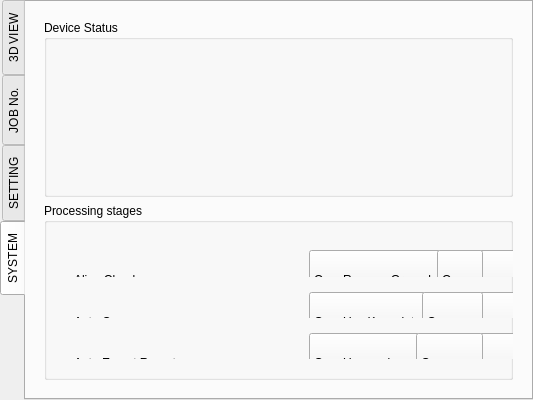
        <widget class="QTabWidget" name="tab_mainview">
         <property name="enabled">
          <bool>true</bool>
         </property>
         <property name="sizePolicy">
          <sizepolicy hsizetype="Preferred" vsizetype="Preferred">
           <horstretch>0</horstretch>
           <verstretch>0</verstretch>
          </sizepolicy>
         </property>
         <property name="tabPosition">
          <enum>QTabWidget::West</enum>
         </property>
         <property name="currentIndex">
          <number>3</number>
         </property>
         <property name="usesScrollButtons">
          <bool>false</bool>
         </property>
         <widget class="QWidget" name="tab_operator">
          <attribute name="title">
           <string>3D VIEW</string>
          </attribute>
          <layout class="QHBoxLayout" name="horizontalLayout">
           <property name="spacing">
            <number>4</number>
           </property>
           <property name="leftMargin">
            <number>0</number>
           </property>
           <property name="topMargin">
            <number>0</number>
           </property>
           <property name="rightMargin">
            <number>0</number>
           </property>
           <property name="bottomMargin">
            <number>0</number>
           </property>
           <item>
            <widget class="QWidget" name="tab_cloud_view" native="true">
             <layout class="QVBoxLayout" name="verticalLayout_7">
              <property name="spacing">
               <number>2</number>
              </property>
              <property name="leftMargin">
               <number>2</number>
              </property>
              <property name="topMargin">
               <number>2</number>
              </property>
              <property name="rightMargin">
               <number>2</number>
              </property>
              <property name="bottomMargin">
               <number>2</number>
              </property>
              <item>
               <widget class="QWidget" name="cloudFrame" native="true"/>
              </item>
             </layout>
            </widget>
           </item>
          </layout>
         </widget>
         <widget class="QWidget" name="tab_jobnumber">
          <attribute name="title">
           <string>JOB No.</string>
          </attribute>
         </widget>
         <widget class="QWidget" name="tab_setting">
          <attribute name="title">
           <string>SETTING</string>
          </attribute>
          <layout class="QGridLayout" name="gridLayout"/>
         </widget>
         <widget class="QWidget" name="tab_system">
          <attribute name="title">
           <string>SYSTEM</string>
          </attribute>
          <layout class="QVBoxLayout" name="verticalLayout_5">
           <item>
            <widget class="QWidget" name="widget" native="true">
             <layout class="QVBoxLayout" name="verticalLayout_2">
              <item>
               <widget class="QGroupBox" name="groupBox">
                <property name="title">
                 <string>Device Status</string>
                </property>
                <layout class="QHBoxLayout" name="horizontalLayout_15">
                 <item>
                  <widget class="QWidget" name="widget_2" native="true">
                   <property name="minimumSize">
                    <size>
                     <width>500</width>
                     <height>0</height>
                    </size>
                   </property>
                   <property name="maximumSize">
                    <size>
                     <width>500</width>
                     <height>500</height>
                    </size>
                   </property>
                   <layout class="QVBoxLayout" name="verticalLayout_11">
                    <item>
                     <widget class="QWidget" name="widget_7" native="true">
                      <layout class="QHBoxLayout" name="horizontalLayout_5">
                       <item>
                        <widget class="QLabel" name="label_7">
                         <property name="minimumSize">
                          <size>
                           <width>0</width>
                           <height>60</height>
                          </size>
                         </property>
                         <property name="text">
                          <string>PLC:</string>
                         </property>
                        </widget>
                       </item>
                       <item>
                        <widget class="QLabel" name="lblPLCStatus">
                         <property name="minimumSize">
                          <size>
                           <width>0</width>
                           <height>60</height>
                          </size>
                         </property>
                         <property name="text">
                          <string>--</string>
                         </property>
                        </widget>
                       </item>
                      </layout>
                     </widget>
                    </item>
                    <item>
                     <widget class="QWidget" name="widget_12" native="true">
                      <layout class="QHBoxLayout" name="horizontalLayout_10">
                       <item>
                        <widget class="QLabel" name="label_5">
                         <property name="minimumSize">
                          <size>
                           <width>0</width>
                           <height>60</height>
                          </size>
                         </property>
                         <property name="text">
                          <string>PCAN Gatway:</string>
                         </property>
                        </widget>
                       </item>
                       <item>
                        <widget class="QLabel" name="lblPCANStatus">
                         <property name="minimumSize">
                          <size>
                           <width>0</width>
                           <height>60</height>
                          </size>
                         </property>
                         <property name="text">
                          <string>--</string>
                         </property>
                        </widget>
                       </item>
                      </layout>
                     </widget>
                    </item>
                    <item>
                     <widget class="QWidget" name="widget_8" native="true">
                      <layout class="QHBoxLayout" name="horizontalLayout_6">
                       <item>
                        <widget class="QLabel" name="label_2">
                         <property name="minimumSize">
                          <size>
                           <width>0</width>
                           <height>60</height>
                          </size>
                         </property>
                         <property name="text">
                          <string>Lidar:</string>
                         </property>
                        </widget>
                       </item>
                       <item>
                        <widget class="QLabel" name="lblLidarStatus">
                         <property name="minimumSize">
                          <size>
                           <width>0</width>
                           <height>60</height>
                          </size>
                         </property>
                         <property name="text">
                          <string>--</string>
                         </property>
                        </widget>
                       </item>
                      </layout>
                     </widget>
                    </item>
                    <item>
                     <widget class="QWidget" name="widget_9" native="true">
                      <layout class="QHBoxLayout" name="horizontalLayout_7">
                       <item>
                        <widget class="QLabel" name="label_3">
                         <property name="minimumSize">
                          <size>
                           <width>0</width>
                           <height>60</height>
                          </size>
                         </property>
                         <property name="text">
                          <string>Encoder:</string>
                         </property>
                        </widget>
                       </item>
                       <item>
                        <widget class="QLabel" name="lblEncoderStatus">
                         <property name="minimumSize">
                          <size>
                           <width>0</width>
                           <height>60</height>
                          </size>
                         </property>
                         <property name="text">
                          <string>--</string>
                         </property>
                        </widget>
                       </item>
                      </layout>
                     </widget>
                    </item>
                    <item>
                     <widget class="QWidget" name="widget_10" native="true">
                      <layout class="QHBoxLayout" name="horizontalLayout_8">
                       <item>
                        <widget class="QLabel" name="label">
                         <property name="minimumSize">
                          <size>
                           <width>0</width>
                           <height>60</height>
                          </size>
                         </property>
                         <property name="text">
                          <string>Encoder value (deg):</string>
                         </property>
                        </widget>
                       </item>
                       <item>
                        <widget class="QLabel" name="lblEncoder">
                         <property name="minimumSize">
                          <size>
                           <width>0</width>
                           <height>60</height>
                          </size>
                         </property>
                         <property name="text">
                          <string>--</string>
                         </property>
                        </widget>
                       </item>
                      </layout>
                     </widget>
                    </item>
                    <item>
                     <widget class="QWidget" name="widget_11" native="true">
                      <layout class="QHBoxLayout" name="horizontalLayout_9">
                       <item>
                        <widget class="QLabel" name="label_4">
                         <property name="minimumSize">
                          <size>
                           <width>0</width>
                           <height>60</height>
                          </size>
                         </property>
                         <property name="text">
                          <string>Encoder value (raw):</string>
                         </property>
                        </widget>
                       </item>
                       <item>
                        <widget class="QLabel" name="lblEncoderRawValue">
                         <property name="minimumSize">
                          <size>
                           <width>0</width>
                           <height>60</height>
                          </size>
                         </property>
                         <property name="text">
                          <string>--</string>
                         </property>
                        </widget>
                       </item>
                      </layout>
                     </widget>
                    </item>
                    <item>
                     <spacer name="verticalSpacer_4">
                      <property name="orientation">
                       <enum>Qt::Vertical</enum>
                      </property>
                      <property name="sizeHint" stdset="0">
                       <size>
                        <width>20</width>
                        <height>40</height>
                       </size>
                      </property>
                     </spacer>
                    </item>
                   </layout>
                  </widget>
                 </item>
                 <item>
                  <spacer name="horizontalSpacer">
                   <property name="orientation">
                    <enum>Qt::Horizontal</enum>
                   </property>
                   <property name="sizeHint" stdset="0">
                    <size>
                     <width>40</width>
                     <height>20</height>
                    </size>
                   </property>
                  </spacer>
                 </item>
                </layout>
               </widget>
              </item>
              <item>
               <widget class="QGroupBox" name="groupBox_2">
                <property name="title">
                 <string>Processing stages</string>
                </property>
                <layout class="QHBoxLayout" name="horizontalLayout_4">
                 <item>
                  <widget class="QWidget" name="widget_5" native="true">
                   <property name="minimumSize">
                    <size>
                     <width>500</width>
                     <height>0</height>
                    </size>
                   </property>
                   <layout class="QVBoxLayout" name="verticalLayout_9">
                    <item>
                     <widget class="QWidget" name="widget_14" native="true">
                      <layout class="QHBoxLayout" name="horizontalLayout_11">
                       <item>
                        <widget class="QLabel" name="label_8">
                         <property name="minimumSize">
                          <size>
                           <width>0</width>
                           <height>60</height>
                          </size>
                         </property>
                         <property name="text">
                          <string>Align Cloud</string>
                         </property>
                        </widget>
                       </item>
                       <item>
                        <widget class="QComboBox" name="cbbAutoAlign">
                         <property name="minimumSize">
                          <size>
                           <width>0</width>
                           <height>60</height>
                          </size>
                         </property>
                         <property name="currentIndex">
                          <number>0</number>
                         </property>
                         <property name="maxVisibleItems">
                          <number>2</number>
                         </property>
                         <item>
                          <property name="text">
                           <string>On</string>
                          </property>
                         </item>
                         <item>
                          <property name="text">
                           <string>Off</string>
                          </property>
                         </item>
                        </widget>
                       </item>
                      </layout>
                     </widget>
                    </item>
                    <item>
                     <widget class="QWidget" name="widget_13" native="true">
                      <layout class="QHBoxLayout" name="horizontalLayout_12">
                       <item>
                        <widget class="QLabel" name="label_6">
                         <property name="minimumSize">
                          <size>
                           <width>0</width>
                           <height>60</height>
                          </size>
                         </property>
                         <property name="text">
                          <string>Auto Compare</string>
                         </property>
                        </widget>
                       </item>
                       <item>
                        <widget class="QComboBox" name="cbbAutoCompare">
                         <property name="minimumSize">
                          <size>
                           <width>0</width>
                           <height>60</height>
                          </size>
                         </property>
                         <property name="currentIndex">
                          <number>0</number>
                         </property>
                         <property name="maxVisibleItems">
                          <number>2</number>
                         </property>
                         <item>
                          <property name="text">
                           <string>On</string>
                          </property>
                         </item>
                         <item>
                          <property name="text">
                           <string>Off</string>
                          </property>
                         </item>
                        </widget>
                       </item>
                      </layout>
                     </widget>
                    </item>
                    <item>
                     <widget class="QWidget" name="widget_15" native="true">
                      <layout class="QHBoxLayout" name="horizontalLayout_13">
                       <item>
                        <widget class="QLabel" name="label_9">
                         <property name="minimumSize">
                          <size>
                           <width>0</width>
                           <height>60</height>
                          </size>
                         </property>
                         <property name="text">
                          <string>Auto Export Report</string>
                         </property>
                        </widget>
                       </item>
                       <item>
                        <widget class="QComboBox" name="cbbAutoReport">
                         <property name="minimumSize">
                          <size>
                           <width>0</width>
                           <height>60</height>
                          </size>
                         </property>
                         <property name="currentIndex">
                          <number>0</number>
                         </property>
                         <property name="maxVisibleItems">
                          <number>2</number>
                         </property>
                         <item>
                          <property name="text">
                           <string>On</string>
                          </property>
                         </item>
                         <item>
                          <property name="text">
                           <string>Off</string>
                          </property>
                         </item>
                        </widget>
                       </item>
                      </layout>
                     </widget>
                    </item>
                    <item>
                     <spacer name="verticalSpacer_5">
                      <property name="orientation">
                       <enum>Qt::Vertical</enum>
                      </property>
                      <property name="sizeHint" stdset="0">
                       <size>
                        <width>20</width>
                        <height>40</height>
                       </size>
                      </property>
                     </spacer>
                    </item>
                   </layout>
                  </widget>
                 </item>
                 <item>
                  <widget class="QWidget" name="widget_19" native="true">
                   <layout class="QVBoxLayout" name="verticalLayout_4">
                    <item>
                     <widget class="QWidget" name="widget_16" native="true">
                      <layout class="QHBoxLayout" name="horizontalLayout_14">
                       <item>
                        <widget class="QLabel" name="label_10">
                         <property name="minimumSize">
                          <size>
                           <width>0</width>
                           <height>60</height>
                          </size>
                         </property>
                         <property name="text">
                          <string>Remove Ground</string>
                         </property>
                        </widget>
                       </item>
                       <item>
                        <widget class="QComboBox" name="cbbRemoveGround">
                         <property name="minimumSize">
                          <size>
                           <width>0</width>
                           <height>60</height>
                          </size>
                         </property>
                         <property name="currentIndex">
                          <number>0</number>
                         </property>
                         <property name="maxVisibleItems">
                          <number>2</number>
                         </property>
                         <item>
                          <property name="text">
                           <string>On</string>
                          </property>
                         </item>
                         <item>
                          <property name="text">
                           <string>Off</string>
                          </property>
                         </item>
                        </widget>
                       </item>
                      </layout>
                     </widget>
                    </item>
                    <item>
                     <widget class="QWidget" name="widget_17" native="true">
                      <layout class="QHBoxLayout" name="horizontalLayout_16">
                       <item>
                        <widget class="QLabel" name="label_11">
                         <property name="minimumSize">
                          <size>
                           <width>0</width>
                           <height>60</height>
                          </size>
                         </property>
                         <property name="text">
                          <string>Use Keypoint</string>
                         </property>
                        </widget>
                       </item>
                       <item>
                        <widget class="QComboBox" name="cbbUseKeypoint">
                         <property name="minimumSize">
                          <size>
                           <width>0</width>
                           <height>60</height>
                          </size>
                         </property>
                         <property name="currentIndex">
                          <number>0</number>
                         </property>
                         <property name="maxVisibleItems">
                          <number>2</number>
                         </property>
                         <item>
                          <property name="text">
                           <string>On</string>
                          </property>
                         </item>
                         <item>
                          <property name="text">
                           <string>Off</string>
                          </property>
                         </item>
                        </widget>
                       </item>
                      </layout>
                     </widget>
                    </item>
                    <item>
                     <widget class="QWidget" name="widget_18" native="true">
                      <layout class="QHBoxLayout" name="horizontalLayout_17">
                       <item>
                        <widget class="QLabel" name="label_12">
                         <property name="minimumSize">
                          <size>
                           <width>0</width>
                           <height>60</height>
                          </size>
                         </property>
                         <property name="text">
                          <string>Upsample</string>
                         </property>
                        </widget>
                       </item>
                       <item>
                        <widget class="QComboBox" name="cbbUpsample">
                         <property name="minimumSize">
                          <size>
                           <width>0</width>
                           <height>60</height>
                          </size>
                         </property>
                         <property name="currentIndex">
                          <number>0</number>
                         </property>
                         <property name="maxVisibleItems">
                          <number>2</number>
                         </property>
                         <item>
                          <property name="text">
                           <string>On</string>
                          </property>
                         </item>
                         <item>
                          <property name="text">
                           <string>Off</string>
                          </property>
                         </item>
                        </widget>
                       </item>
                      </layout>
                     </widget>
                    </item>
                    <item>
                     <spacer name="verticalSpacer_6">
                      <property name="orientation">
                       <enum>Qt::Vertical</enum>
                      </property>
                      <property name="sizeHint" stdset="0">
                       <size>
                        <width>20</width>
                        <height>40</height>
                       </size>
                      </property>
                     </spacer>
                    </item>
                   </layout>
                  </widget>
                 </item>
                </layout>
               </widget>
              </item>
             </layout>
            </widget>
           </item>
          </layout>
         </widget>
        </widget>
